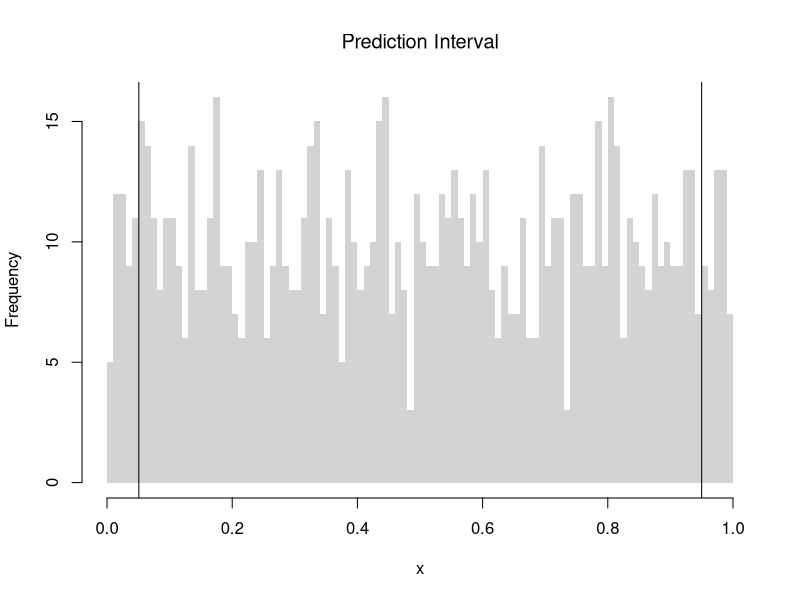
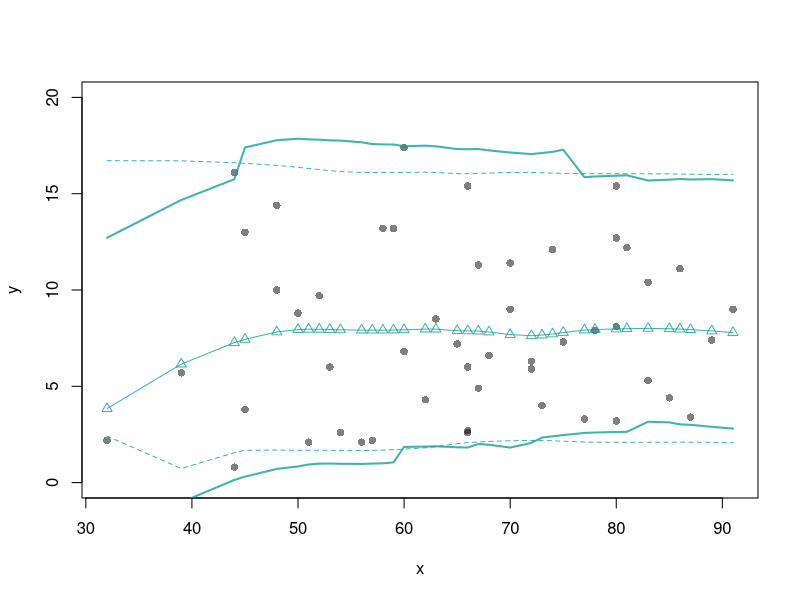

These figures' R source, in order:
## ---- chunk 1
x <- runif(1000)
# Middle 90% of values
xq0 <- quantile(x, probs=c(.05,.95))

bks <- seq(0,1,by=.01)
hist(x, breaks=bks, border=NA,
    main='Prediction Interval', font.main=1)
abline(v=xq0)

paste0('we are 90% confident that the a future data point will be between ', 
    round(xq0[1],2), ' and ', round(xq0[2],2) )
## ---- chunk 2
# Bivariate Data from USArrests
xy <- USArrests[,c('Murder','UrbanPop')]
colnames(xy) <- c('y','x')
xy0 <- xy[order(xy$x),]
## ---- chunk 3
# From "Basic Regression"
xy0 <- xy[order(xy$x),]
X0 <- unique(xy0$x)
reg_lo <- loess(y~x, data=xy0, span=.8)
preds_lo <- predict(reg_lo, newdata=data.frame(x=X0))


# Jackknife CI
jack_lo <- sapply(1:nrow(xy), function(i){
    xy_i <- xy[-i,]
    reg_i <- loess(y~x, dat=xy_i, span=.8)
    predict(reg_i, newdata=data.frame(x=X0))
})

boot_regs <- lapply(1:399, function(b){
    b_id <- sample( nrow(xy), replace=T)
    xy_b <- xy[b_id,]
    reg_b <- lm(y~x, dat=xy_b)
})

plot(y~x, pch=16, col=grey(0,.5),
    dat=xy0, ylim=c(0, 20))
lines(X0, preds_lo,
    col=hcl.colors(3,alpha=.75)[2],
    type='o', pch=2)

# Estimate Residuals CI at design points
res_lo <- sapply(1:nrow(xy), function(i){
    y_i <- xy[i,'y']
    preds_i <- jack_lo[,i]
    resids_i <- y_i - preds_i
})
res_cb <- apply(res_lo, 1, quantile,
    probs=c(.025,.975), na.rm=T)

# Plot
lines( X0, preds_lo +res_cb[1,],
    col=hcl.colors(3,alpha=.75)[2], lt=2)
lines( X0, preds_lo +res_cb[2,],
    col=hcl.colors(3,alpha=.75)[2], lty=2)



# Smooth estimates 
res_lo <- lapply(1:nrow(xy), function(i){
    y_i <- xy[i,'y']
    x_i <- xy[i,'x']
    preds_i <- jack_lo[,i]
    resids_i <- y_i - preds_i
    cbind(e=resids_i, x=x_i)
})
res_lo <- as.data.frame(do.call(rbind, res_lo))

res_fun <- function(x0, h, res_lo){
    # Assign equal weight to observations within h distance to x0
    # 0 weight for all other observations
    ki <- dunif(res_lo$x, x0-h, x0+h) 
    ei <- res_lo[ki!=0,'e']
    res_i <- quantile(ei, probs=c(.025,.975), na.rm=T)
}
res_lo2 <- sapply(X0, res_fun, h=15, res_lo=res_lo)

lines( X0, preds_lo + res_lo2[1,],
    col=hcl.colors(3,alpha=.75)[2], lty=1, lwd=2)
lines( X0, preds_lo + res_lo2[2,],
    col=hcl.colors(3,alpha=.75)[2], lty=1, lwd=2)
